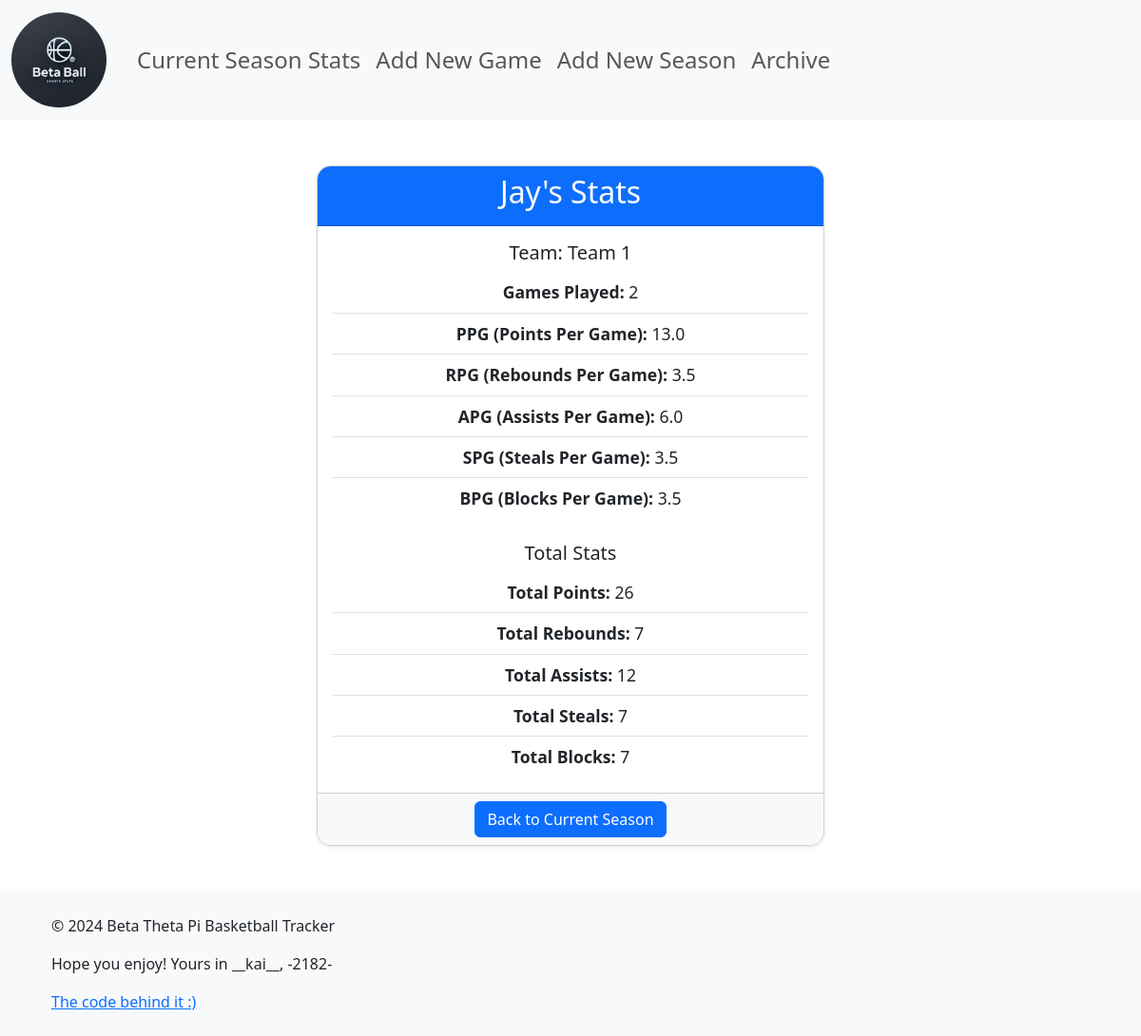
The page /player/4 on the database as committed earlier.
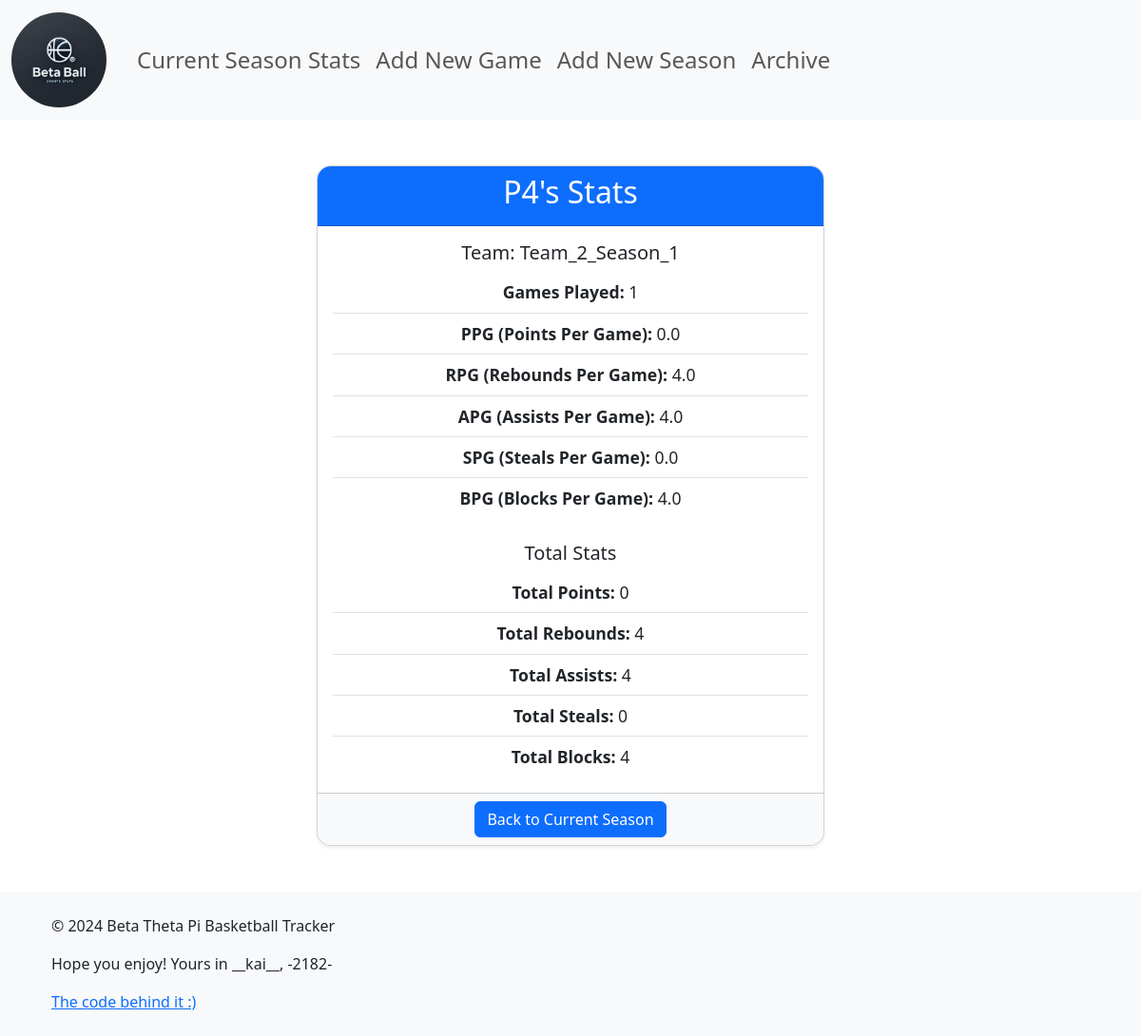
The same page on the database as committed later.
### server.py (models this page shows)
class Player(db.Model):
    id = db.Column(db.Integer, primary_key=True)
    name = db.Column(db.String(100), nullable=False)
    team_id = db.Column(db.Integer, db.ForeignKey('team.id'), nullable=False)
    games_played = db.Column(db.Integer, default=0)
    stats = db.relationship('Stat', backref='player', lazy=True)

class Team(db.Model):
    id = db.Column(db.Integer, primary_key=True)
    name = db.Column(db.String(100), nullable=False)
    season_id = db.Column(db.Integer, db.ForeignKey('season.id'), nullable=False)
    wins = db.Column(db.Integer, default=0)
    losses = db.Column(db.Integer, default=0)
    players = db.relationship('Player', backref='team', lazy=True)

class Stat(db.Model):
    id = db.Column(db.Integer, primary_key=True)
    points = db.Column(db.Integer, default=0)
    rebounds = db.Column(db.Integer, default=0)
    assists = db.Column(db.Integer, default=0)
    blocks = db.Column(db.Integer, default=0)
    steals = db.Column(db.Integer, default=0)
    player_id = db.Column(db.Integer, db.ForeignKey('player.id'), nullable=False)

### server.py (the view)
@app.route('/player/<int:player_id>')
def player(player_id):
    player = Player.query.get_or_404(player_id)
    return render_template('player.html', player=player)

### templates/player.html (shortened to what this page needs)
{% extends 'base.html' %}
{% block content %}
<div class="container mt-5">
    <div class="row justify-content-center">
        <div class="col-md-6">
            <div class="card player-card text-center shadow-sm">
                <div class="card-header bg-primary text-white">
                    <h2>{{ player.name }}'s Stats</h2>
                </div>
                <div class="card-body">
                    <h5 class="card-title">Team: {{ player.team.name }}</h5>
                    <ul class="list-group list-group-flush">
                        <li class="list-group-item"><strong>Games Played:</strong> {{ player.games_played }}</li>
                        <li class="list-group-item"><strong>PPG (Points Per Game):</strong> {{ (player.stats[0].points / player.games_played) | round(2) if player.games_played > 0 else 0 }}</li>
                        <li class="list-group-item"><strong>RPG (Rebounds Per Game):</strong> {{ (player.stats[0].rebounds / player.games_played) | round(2) if player.games_played > 0 else 0 }}</li>
                        <li class="list-group-item"><strong>APG (Assists Per Game):</strong> {{ (player.stats[0].assists / player.games_played) | round(2) if player.games_played > 0 else 0 }}</li>
                        <li class="list-group-item"><strong>SPG (Steals Per Game):</strong> {{ (player.stats[0].steals / player.games_played) | round(2) if player.games_played > 0 else 0 }}</li>
                        <li class="list-group-item"><strong>BPG (Blocks Per Game):</strong> {{ (player.stats[0].blocks / player.games_played) | round(2) if player.games_played > 0 else 0 }}</li>
                    </ul>
                    <h5 class="mt-4">Total Stats</h5>
                    <ul class="list-group list-group-flush">
                        <li class="list-group-item"><strong>Total Points:</strong> {{ player.stats|sum(attribute='points') }}</li>
                        <li class="list-group-item"><strong>Total Rebounds:</strong> {{ player.stats|sum(attribute='rebounds') }}</li>
                        <li class="list-group-item"><strong>Total Assists:</strong> {{ player.stats|sum(attribute='assists') }}</li>
                        <li class="list-group-item"><strong>Total Steals:</strong> {{ player.stats|sum(attribute='steals') }}</li>
                        <li class="list-group-item"><strong>Total Blocks:</strong> {{ player.stats|sum(attribute='blocks') }}</li>
                    </ul>
                </div>
                <div class="card-footer">
                    <a href="{{ url_for('current_season') }}" class="btn btn-primary">Back to Current Season</a>
                </div>
            </div>
        </div>
    </div>
</div>
{% endblock %}

Rows that differ between the two databases and show on the page:
no longer on this page (row edited): Team: team.name "Team 1"
changed Player: name "Jay" → "P4"; games_played "2" → "1"; games_played.points "13.0" → "0.0"; games_played.rebounds "3.5" → "4.0"; games_played.assists "6.0" → "4.0"; games_played.steals "3.5" → "0.0"; games_played.blocks "3.5" → "4.0"
now on this page (row edited): Team: team.name "Team_2_Season_1"
Other text that changed with them:
{{ player.stats|sum(attribute='points') }}: "26" → "0"
{{ player.stats|sum(attribute='rebounds') }}: "7" → "4"
{{ player.stats|sum(attribute='assists') }}: "12" → "4"
{{ player.stats|sum(attribute='steals') }}: "7" → "0"
{{ player.stats|sum(attribute='blocks') }}: "7" → "4"
